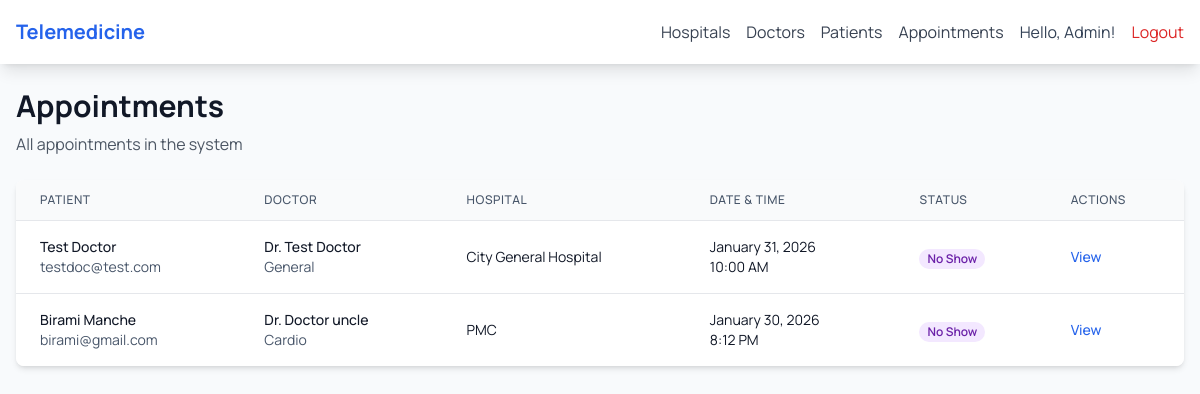
The app's page /medical/appointments/ (signed in) with its own data.
### accounts/models.py (models this page shows, shortened)
class User(AbstractUser):
    ROLE_CHOICES = [
        ('patient', 'Patient'),
        ('doctor', 'Doctor'),
        ('admin', 'Hospital Admin'),
        ('super_admin', 'Super Admin'),
    ]
    role = models.CharField(max_length=20, choices=ROLE_CHOICES, default='patient')
    phone = models.CharField(max_length=20, blank=True, null=True)
    date_of_birth = models.DateField(blank=True, null=True)
    hospital = models.ForeignKey('medical.Hospital', on_delete=models.SET_NULL, null=True, blank=True, related_name='staff')
    created_at = models.DateTimeField(auto_now_add=True)
    updated_at = models.DateTimeField(auto_now=True)
    @property
    def is_patient(self):
        return self.role == 'patient'
    @property
    def is_doctor(self):
        return self.role == 'doctor'
    @property
    def is_admin_user(self):
        return self.role == 'admin'

### medical/models.py (models this page shows, shortened)
class Appointment(models.Model):
    STATUS_CHOICES = [
        ('requested', 'Requested'),          # Admin booked appointment for patient
        ('pending_approval', 'Pending Approval'), # Waiting for doctor approval
        ('scheduled', 'Scheduled'),           # Doctor approved and scheduled
        ('confirmed', 'Confirmed'),           # Patient confirmed the appointment
        ('in_progress', 'In Progress'),      # Appointment in progress
        ('completed', 'Completed'),           # Appointment completed
        ('cancelled', 'Cancelled'),           # Cancelled by patient/admin
        ('rejected', 'Rejected'),             # Rejected by doctor
        ('no_show', 'No Show'),            # Patient didn't show up
    ]
    patient = models.ForeignKey(
        settings.AUTH_USER_MODEL,
        on_delete=models.CASCADE,
        related_name='patient_appointments'
    )
    doctor = models.ForeignKey(
        settings.AUTH_USER_MODEL,
        on_delete=models.CASCADE,
        related_name='doctor_appointments'
    )
    hospital = models.ForeignKey(Hospital, on_delete=models.CASCADE, related_name='appointments')
    appointment_date = models.DateTimeField()
    status = models.CharField(max_length=20, choices=STATUS_CHOICES, default='scheduled')
    symptoms = models.TextField(blank=True, null=True)
    notes = models.TextField(blank=True, null=True)
    consultation_fee = models.DecimalField(max_digits=10, decimal_places=2, blank=True, null=True)
    payment_status = models.BooleanField(default=False)
    requested_by_admin = models.ForeignKey(
        settings.AUTH_USER_MODEL,
        on_delete=models.SET_NULL,
        null=True,
        blank=True,
        related_name='requested_appointments',
        help_text="Admin who requested this appointment"
    )
    rejection_reason = models.TextField(
        blank=True,
        null=True,
        help_text="Reason for rejection by doctor"
    )
    created_at = models.DateTimeField(auto_now_add=True)
    updated_at = models.DateTimeField(auto_now=True)
    class Meta:
        verbose_name = "Appointment"
        verbose_name_plural = "Appointments"
        ordering = ['appointment_date']

class DoctorProfile(models.Model):
    user = models.OneToOneField(
        settings.AUTH_USER_MODEL,
        on_delete=models.CASCADE,
        related_name='doctor_profile'
    )
    hospital = models.ForeignKey(Hospital, on_delete=models.CASCADE, related_name='doctors')
    license_number = models.CharField(max_length=50, unique=True)
    specialization = models.CharField(max_length=200)
    experience_years = models.PositiveIntegerField()
    consultation_fee = models.DecimalField(max_digits=10, decimal_places=2)
    bio = models.TextField(blank=True, null=True)
    education = models.TextField(blank=True, null=True)
    is_available = models.BooleanField(default=True)
    created_at = models.DateTimeField(auto_now_add=True)
    updated_at = models.DateTimeField(auto_now=True)
    class Meta:
        verbose_name = "Doctor Profile"
        verbose_name_plural = "Doctor Profiles"

class Hospital(models.Model):
    name = models.CharField(max_length=200)
    address = models.TextField()
    phone = models.CharField(max_length=20)
    email = models.EmailField()
    website = models.URLField(blank=True, null=True)
    created_at = models.DateTimeField(auto_now_add=True)
    updated_at = models.DateTimeField(auto_now=True)
    class Meta:
        verbose_name = "Hospital"
        verbose_name_plural = "Hospitals"

### medical/views.py (the view)
# urls.py: path('appointments/', views.appointment_list, name='appointment_list'),
@login_required
def appointment_list(request):
    user = request.user
    if user.is_doctor:
        appointments = Appointment.objects.filter(
            doctor=user
        ).select_related('patient', 'hospital').order_by('-appointment_date')
    elif user.is_patient:
        appointments = Appointment.objects.filter(
            patient=user
        ).select_related('doctor', 'hospital').order_by('-appointment_date')
    else:  # admin
        appointments = Appointment.objects.select_related(
            'patient', 'doctor', 'hospital'
        ).order_by('-appointment_date')
    return render(request, 'medical/appointment_list.html', {'appointments': appointments})

### medical/templates/medical/appointment_list.html (shortened to what this page needs)
{% extends 'medical/base.html' %}
{% block medical_content %}
<div class="mb-6">
    <h1 class="text-3xl font-bold text-gray-900">Appointments</h1>
    <p class="text-gray-600 mt-2">
        {% if user.is_doctor %}
            Your scheduled consultations with patients
        {% elif user.is_patient %}
            Your upcoming and past appointments
        {% else %}
            All appointments in the system
        {% endif %}
    </p>
</div>
<div class="bg-white shadow-md rounded-lg overflow-hidden">
    {% if appointments %}
        <div class="overflow-x-auto">
            <table class="min-w-full divide-y divide-gray-200">
                <thead class="bg-gray-50">
                    <tr>
                        {% if user.is_admin_user or user.is_doctor %}
                            <th class="px-6 py-3 text-left text-xs font-medium text-gray-500 uppercase tracking-wider">
                                Patient
                            </th>
                        {% endif %}
                        {% if user.is_admin_user or user.is_patient %}
                            <th class="px-6 py-3 text-left text-xs font-medium text-gray-500 uppercase tracking-wider">
                                Doctor
                            </th>
                        {% endif %}
                        <th class="px-6 py-3 text-left text-xs font-medium text-gray-500 uppercase tracking-wider">
                            Hospital
                        </th>
                        <th class="px-6 py-3 text-left text-xs font-medium text-gray-500 uppercase tracking-wider">
                            Date & Time
                        </th>
                        <th class="px-6 py-3 text-left text-xs font-medium text-gray-500 uppercase tracking-wider">
                            Status
                        </th>
                        <th class="px-6 py-3 text-left text-xs font-medium text-gray-500 uppercase tracking-wider">
                            Actions
                        </th>
                    </tr>
                </thead>
                <tbody class="bg-white divide-y divide-gray-200">
                    {% for appointment in appointments %}
                        <tr class="hover:bg-gray-50">
                            {% if user.is_admin_user or user.is_doctor %}
                                <td class="px-6 py-4 whitespace-nowrap">
                                    <div class="text-sm font-medium text-gray-900">
                                        {{ appointment.patient.first_name }} {{ appointment.patient.last_name }}
                                    </div>
                                    <div class="text-sm text-gray-500">{{ appointment.patient.email }}</div>
                                </td>
                            {% endif %}
                            {% if user.is_admin_user or user.is_patient %}
                                <td class="px-6 py-4 whitespace-nowrap">
                                    <div class="text-sm font-medium text-gray-900">
                                        Dr. {{ appointment.doctor.first_name }} {{ appointment.doctor.last_name }}
                                    </div>
                                    <div class="text-sm text-gray-500">{{ appointment.doctor.doctor_profile.specialization }}</div>
                                </td>
                            {% endif %}
                            <td class="px-6 py-4 whitespace-nowrap text-sm text-gray-900">
                                {{ appointment.hospital.name }}
                            </td>
                            <td class="px-6 py-4 whitespace-nowrap text-sm text-gray-900">
                                {{ appointment.appointment_date|date:"F d, Y" }}
                                <br>
                                {{ appointment.appointment_date|time:"g:i A" }}
                            </td>
                            <td class="px-6 py-4 whitespace-nowrap">
                                {% if appointment.status == 'scheduled' %}
                                    <span class="px-2 inline-flex text-xs leading-5 font-semibold rounded-full bg-blue-100 text-blue-800">
                                        Scheduled
                                    </span>
                                {% elif appointment.status == 'confirmed' %}
                                    <span class="px-2 inline-flex text-xs leading-5 font-semibold rounded-full bg-green-100 text-green-800">
                                        Confirmed
                                    </span>
                                {% elif appointment.status == 'in_progress' %}
                                    <span class="px-2 inline-flex text-xs leading-5 font-semibold rounded-full bg-yellow-100 text-yellow-800">
                                        In Progress
                                    </span>
                                {% elif appointment.status == 'completed' %}
                                    <span class="px-2 inline-flex text-xs leading-5 font-semibold rounded-full bg-gray-100 text-gray-800">
                                        Completed
                                    </span>
                                {% elif appointment.status == 'cancelled' %}
                                    <span class="px-2 inline-flex text-xs leading-5 font-semibold rounded-full bg-red-100 text-red-800">
                                        Cancelled
                                    </span>
                                {% else %}
                                    <span class="px-2 inline-flex text-xs leading-5 font-semibold rounded-full bg-purple-100 text-purple-800">
                                        No Show
                                    </span>
                                {% endif %}
                            </td>
                            <td class="px-6 py-4 whitespace-nowrap text-sm font-medium">
                                <a href="{% url 'medical:appointment_detail' appointment.id %}"
                                   class="text-blue-600 hover:text-blue-900 mr-3">
                                    View
                                </a>
                            </td>
                        </tr>
                    {% endfor %}
                </tbody>
            </table>
        </div>
    {% endif %}
</div>
{% endblock %}

### medical/templates/medical/base.html (shortened to what this page needs)
{% extends 'accounts/base.html' %}
{% block content %}
<nav class="bg-white shadow-lg">
    <div class="max-w-7xl mx-auto px-4">
        <div class="flex justify-between h-16">
            <div class="flex items-center">
                <a href="{% url 'accounts:dashboard' %}" class="text-xl font-bold text-blue-600">
                    Telemedicine
                </a>
            </div>
            <div class="flex items-center space-x-4">
                {% if user.is_authenticated %}
                    <a href="{% url 'medical:hospital_list' %}" class="text-gray-700 hover:text-blue-600">Hospitals</a>
                    <a href="{% url 'medical:doctor_list' %}" class="text-gray-700 hover:text-blue-600">Doctors</a>
                    {% if user.is_doctor or user.is_admin_user %}
                        <a href="{% url 'medical:patient_list' %}" class="text-gray-700 hover:text-blue-600">Patients</a>
                    {% endif %}
                    <a href="{% url 'medical:appointment_list' %}" class="text-gray-700 hover:text-blue-600">Appointments</a>
                    <span class="text-gray-600">Hello, {{ user.first_name }}!</span>
                    <a href="{% url 'accounts:logout' %}" class="text-red-600 hover:text-red-800">Logout</a>
                {% else %}
                    <a href="{% url 'accounts:login' %}" class="text-blue-600 hover:text-blue-800">Login</a>
                    <a href="{% url 'accounts:signup' %}" class="bg-blue-500 text-white px-4 py-2 rounded hover:bg-blue-600">
                        Sign Up
                    </a>
                {% endif %}
            </div>
        </div>
    </div>
</nav>
<main class="max-w-7xl mx-auto px-4 py-6">
    {% block medical_content %}
    {% endblock %}
</main>
{% endblock %}

### accounts/templates/accounts/base.html (style rules this page uses)
.bg-white, .bg-white\/95 { color: #0f172a !important; }
.bg-white .text-gray-500, .bg-white\/95 .text-gray-500 { color: #475569 !important; }
.bg-white .text-gray-600, .bg-white\/95 .text-gray-600 { color: #334155 !important; }

### records on screen
User: first_name "Admin"
Appointment: patient.first_name "Test", patient.last_name "Doctor", patient.email "testdoc@test.com", doctor.first_name "Test", doctor.last_name "Doctor", doctor.doctor_profile.specialization "General", hospital.name "City General Hospital", appointment_date "January 31, 2026", appointment_date "10:00 AM", status "No Show"
Appointment: patient.first_name "Birami", patient.last_name "Manche", patient.email "birami@gmail.com", doctor.first_name "Doctor", doctor.last_name "uncle", doctor.doctor_profile.specialization "Cardio", hospital.name "PMC", appointment_date "January 30, 2026", appointment_date "8:12 PM", status "No Show"
